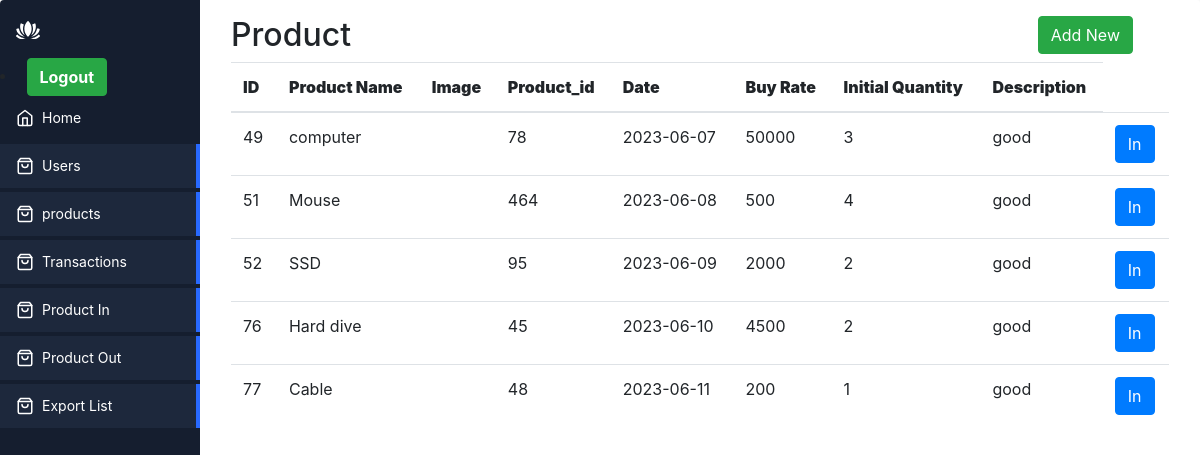
/product_in.php (signed in), run on an earlier commit of the app's database.
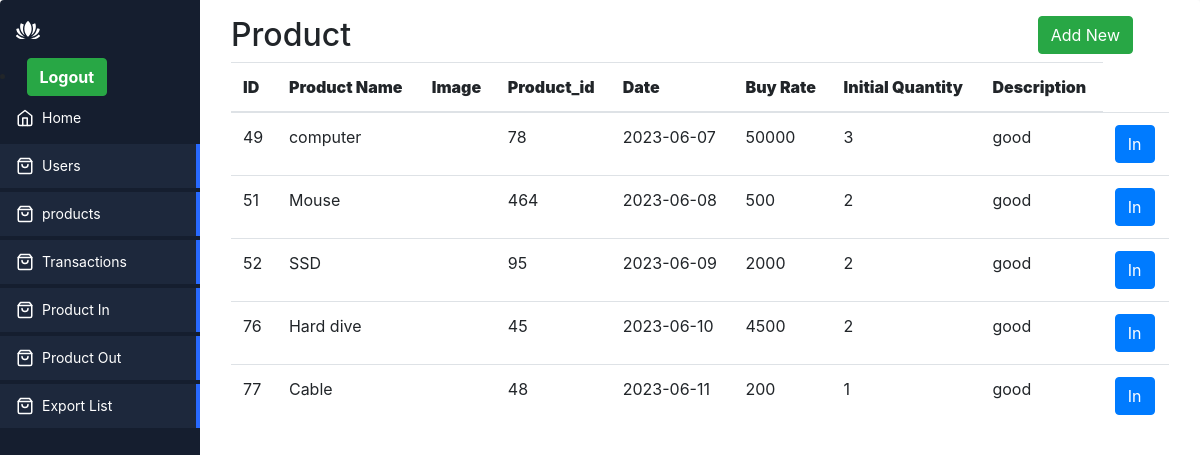
And on a later commit of the database.
### tables this page shows
CREATE TABLE `products` (
  `id` int(11) NOT NULL,
  `name` varchar(500) NOT NULL,
  `image` varchar(500) NOT NULL,
  `product_id` varchar(500) NOT NULL,
  `buy_rate` varchar(500) NOT NULL,
  `initial_quantity` varchar(11) NOT NULL,
  `description` text NOT NULL,
  `date` date NOT NULL,
  `type` text NOT NULL
);

### product_in.php (the view, shortened to what this page needs)
<?php
include 'include/header.php';
include 'include/connection.php';
$sql ="SELECT * FROM Products" ;
$result = $db->query($sql);
?>
<div class="app-content">
    <div class="container">
        <div class="row">
            <div class="col-md-10">
                <h2>Product</h2>
            </div>
            <div class="col-md-2">
            <a href="Product-in_add.php" class="btn btn-success">Add New</a>
            </div>
        </div>
    </div>
    <div class="container-fluid">
        <div class="row">
            <div class="col-md-12">
                <table class="table ">
                    <thead>
                        <th><b>ID</b></th>
                        <th><b>Product Name</b></th>
                        <th><b>Image</b></th>
                        <th><b>Product_id</b></th>
                        <th><b>Date</b></th>
                        <th><b>Buy Rate</b></th>
                        <th><b>Initial Quantity</b></th>
                        <th><b>Description</b></th>
                    </thead>
                    <tbody>
                    <?php while($row = $result->fetch_assoc()): ?>
                        <tr>
                            <td><?php echo $row['id'] ; ?></td>
                            <td><?php echo $row['name'] ; ?></td>
                            <td><img src="<?php echo "images/".$row['image'] ; ?>"width="50" alt=""></td>
                            <td><?php echo $row['product_id'] ; ?></td>
                            <td><?php echo $row['date'] ; ?></td>
                            <td><?php echo $row['buy_rate'] ; ?></td>
                            <td><?php echo $row['initial_quantity'] ; ?></td>
                            <td><?php echo $row['description'] ; ?></td>
                        <td>
                            <a href="Product-in_edit.php?id=<?php echo $row['id']; ?>" class="btn btn-primary">In</a>
                        </td>
                        </tr>
                        <?php endwhile; ?>
                    </tbody>
                </table>
            </div>
        </div>
    </div>
</div>
<?php
include 'include/footer.php';
?>

### include/header.php (shortened to what this page needs)
<!DOCTYPE html>
<html lang="en" >
<head>
<link rel="stylesheet" href="assets/style.css">
<link rel="stylesheet" href="https://cdn.jsdelivr.net/npm/bootstrap@4.4.1/dist/css/bootstrap.min.css" />
</head>
<body>
<div class="app-container">
  <div class="sidebar">
    <div class="sidebar-header">
      <div class="app-icon">
      </div>
    </div>
    <li>
                  &nbsp;<a class="btn btn-success" href="logout.php"> <i class="fa fa-power-off"></i> <b>Logout</b></a>
     </li>
    <ul class="sidebar-list">
      <li class="sidebar-list-item">
        <a href="index.php">
          <svg xmlns="http://www.w3.org/2000/svg" width="18" height="18" viewBox="0 0 24 24" fill="none" stroke="currentColor" stroke-width="2" stroke-linecap="round" stroke-linejoin="round" class="feather feather-home"><path d="M3 9l9-7 9 7v11a2 2 0 0 1-2 2H5a2 2 0 0 1-2-2z"/><polyline points="9 22 9 12 15 12 15 22"/></svg>
          <span>Home</span>
        </a>
      </li>
      <li class="sidebar-list-item active">
        <a href="users.php">
          <span>Users</span>
        </a>
      </li>
      <li class="sidebar-list-item active">
        <a href="product.php">
          <span>products</span>
        </a>
      </li>
      <li class="sidebar-list-item active">
        <a href="transactions.php">
          <span>Transactions</span>
        </a>
      </li>
      <li class="sidebar-list-item active">
        <a href="productin.php">
          <span>Product In</span>
        </a>
      </li>
      <li class="sidebar-list-item active">
        <a href="productout.php">
          <span>Product Out</span>
        </a>
      </li>
      <li class="sidebar-list-item active">
        <a href="export.php">
          <span>Export List</span>
        </a>
      </li>
    </ul>
  </div>

### include/footer.php (shortened to what this page needs)
<html>
  <body>
</body>
</html>

### assets/style.css (style rules this page uses)
* { box-sizing: border-box; }
:root { --app-bg: #101827; --sidebar: rgba(21, 30, 47,1); --sidebar-main-color: #fff; --table-border: #1a2131; --table-header: #1a2131; --app-content-main-color: #fff; --sidebar-link: #fff; --sidebar-active-link: #1d283c; --sidebar-hover-link: #1a2539; --action-color: #2869ff; --action-color-hover: #6291fd; --app-content-secondary-color: #1d283c; --filter-reset: #2c394f; --filter-shadow: rgba(16, 24, 39, 0.8) 0px 6px 12px -2px, rgba(0, 0, 0, 0.3) 0px 3px 7px -3px; }
body, html { margin: 0; padding: 0; height: 100%; width: 100%; }
body { overflow: hidden; font-family: "Poppins", sans-serif; background-color: var(--app-bg); -webkit-font-smoothing: antialiased; -moz-osx-font-smoothing: grayscale; }
.app-container { border-radius: 4px; width: 100%; height: 100%; max-height: 100%; max-width: 1280px; display: flex; overflow: hidden; box-shadow: rgba(99, 99, 99, 0.2) 0px 2px 8px 0px; max-width: 2000px; margin: 0 auto; background:#fff; }
.sidebar { flex-basis: 200px; max-width: 200px; flex-shrink: 0; background-color: var(--sidebar); display: flex; flex-direction: column; }
.sidebar-header { display: flex; align-items: center; justify-content: space-between; padding: 16px; }
.sidebar-list { list-style-type: none; padding: 0; }
.sidebar-list-item { position: relative; margin-bottom: 4px; }
.sidebar-list-item a { display: flex; align-items: center; width: 100%; padding: 10px 16px; color: var(--sidebar-link); text-decoration: none; font-size: 14px; line-height: 24px; }
.sidebar-list-item svg { margin-right: 8px; }
.sidebar-list-item.active { background-color: var(--sidebar-active-link); }
.sidebar-list-item.active:before { content: ""; position: absolute; right: 0; background-color: var(--action-color); height: 100%; width: 4px; }
.app-icon { color: var(--sidebar-main-color); }
.app-icon svg { width: 24px; height: 24px; }
.app-content { padding: 16px; background-color: #ffffff; height: 100%; flex: 1; max-height: 100%; display: flex; flex-direction: column; }

What changed in the data, as far as the page shows it:
changed products "Mouse": initial_quantity "4" → "2"
